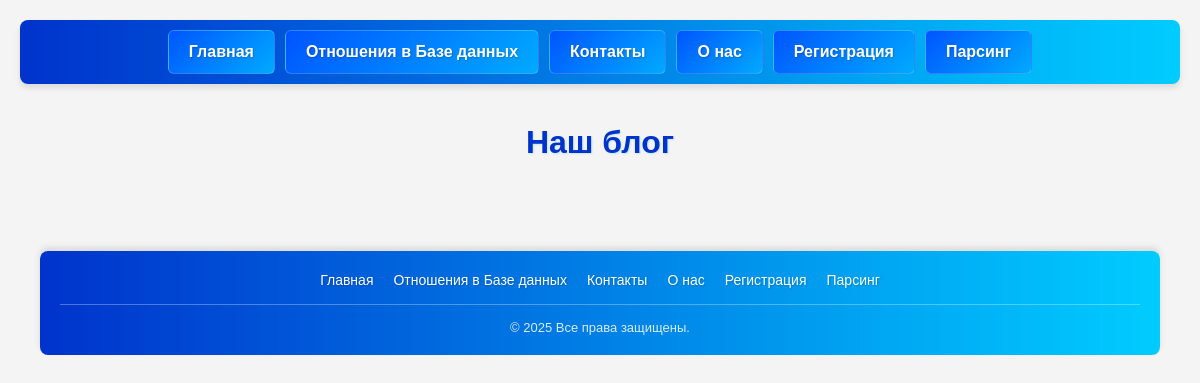
The app's page /, older data.
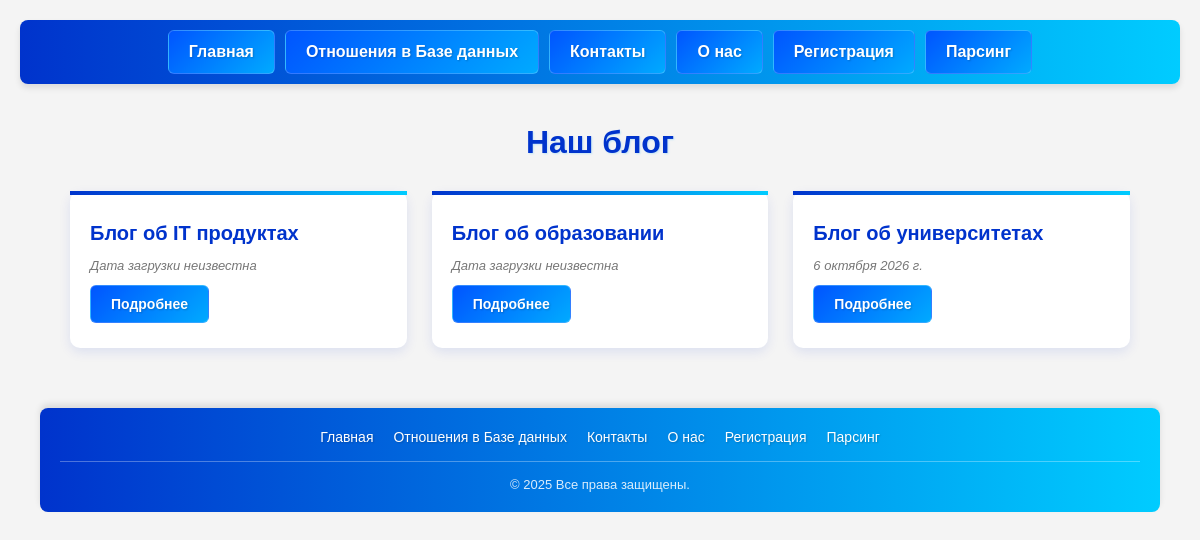
The same page, newer data.
### blog/models.py (models this page shows, shortened)
class Blog(models.Model):
    title = models.CharField(max_length=100, verbose_name='укажите название блога')
    description = models.TextField(verbose_name='укажите описание блога')
    image = models.ImageField(upload_to='blog/', null=True, verbose_name='загрузите фото')
    created_at = models.DateField(auto_now_add=True, null=True)
    class Meta:
        verbose_name = 'блог'
        verbose_name_plural = 'блоги'

### blog/views.py (the view)
# urls.py: path('', views.blog_list_view, name='main_page'),
def blog_list_view(request):
    if request.method == 'GET':
        blog = models.Blog.objects.all()
    return render(request, 'blog_list.html', {'blog': blog})

### templates/blog_list.html
{% load static %}
{% include 'layouts/header.html' %}
<link rel="stylesheet" href="{% static 'css/main.css' %}">
<main class="blog-section">
    <h1 class="blog-heading">Наш блог</h1>
    <ul class="blog-list">
        {% for i in blog %}
        <li class="blog-item">
            <h2 class="blog-title">{{ i.title }}</h2>
            {% if i.created_at %}
            <p class="blog-date">{{ i.created_at }}</p>
            {% else %}
             <p class="blog-date">Дата загрузки неизвестна</p>
            {% endif %}
            <a href="/blog_list/{{ i.id }}/" class="blog-btn">Подробнее</a>
        </li>
        {% endfor %}
    </ul>
</main>
{% include 'layouts/footer.html' %}

Row changes from the older to the newer data that the page shows:
added Blog: title "Блог об IT продуктах", shows "Дата загрузки неизвестна"
added Blog: title "Блог об образовании", shows "Дата загрузки неизвестна"
added Blog: title "Блог об университетах", created_at "6 октября 2026 г."
